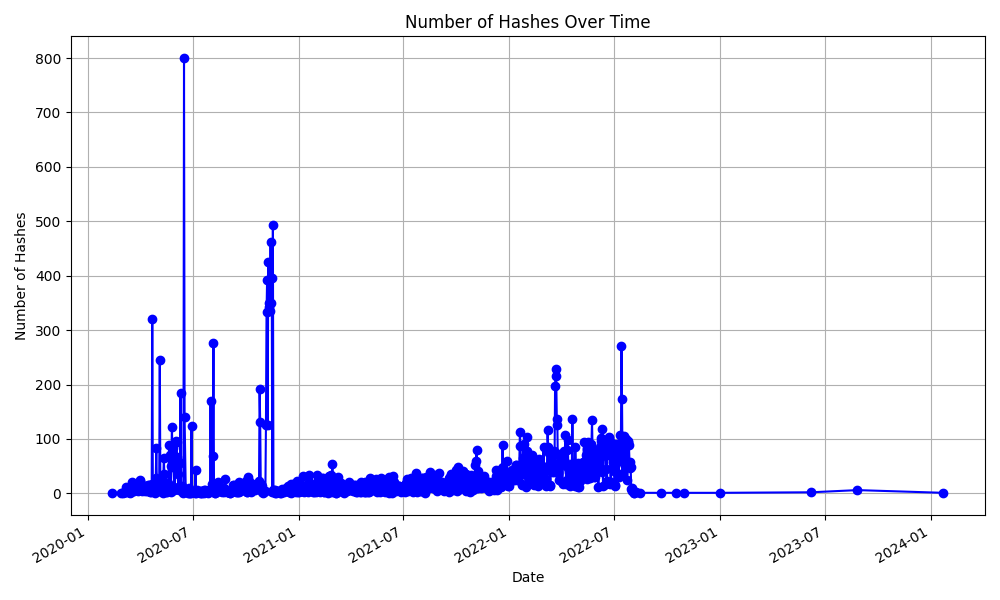

Write Python code to recreate this figure.
import pandas as pd
import matplotlib.pyplot as plt

# Read the CSV file into a pandas DataFrame
df = pd.read_csv('hash_dates.csv')

# Convert the "Date" column to datetime object
df['Date'] = pd.to_datetime(df['Date'])

# Group the data by date and count the number of hashes for each date
hash_counts = df.groupby('Date').size()

# Plot the data
plt.figure(figsize=(10, 6))
hash_counts.plot(kind='line', marker='o', color='b', linestyle='-')
plt.title('Number of Hashes Over Time')
plt.xlabel('Date')
plt.ylabel('Number of Hashes')
plt.grid(True)
plt.tight_layout()
plt.show()
